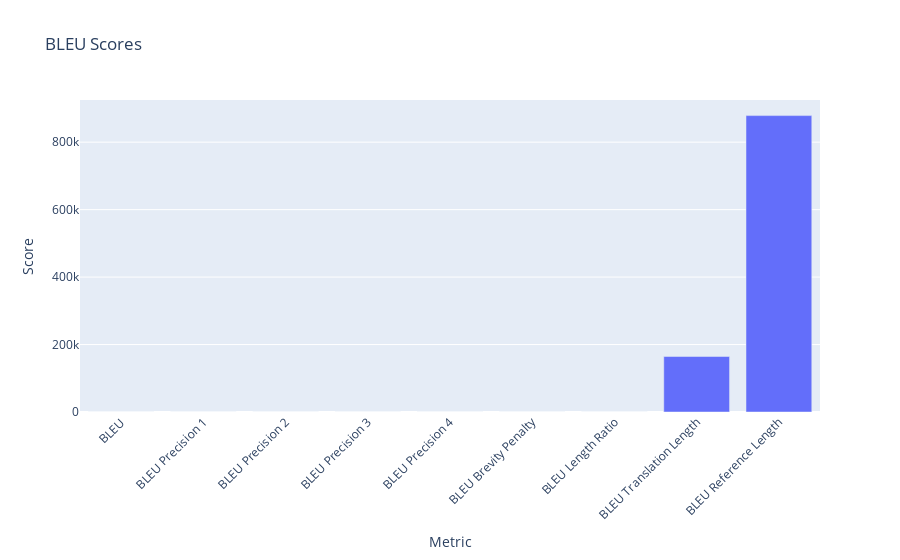
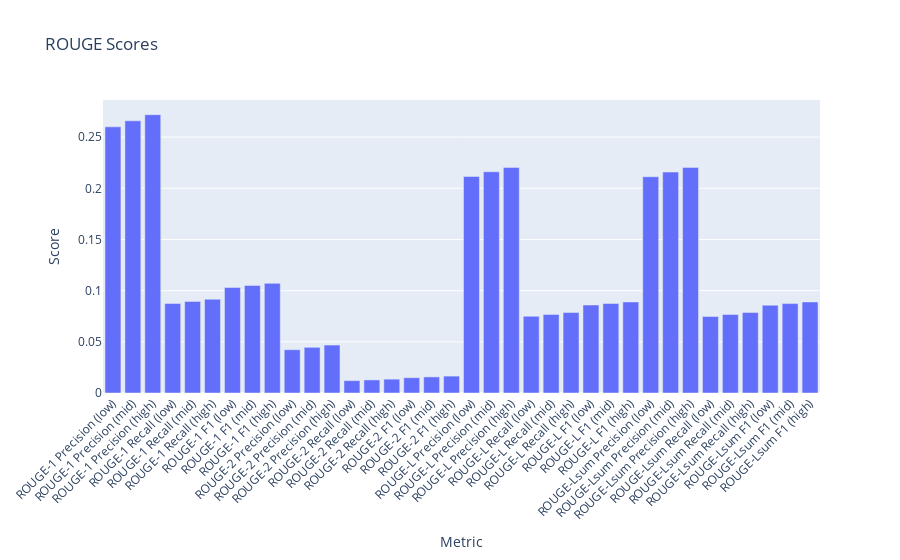
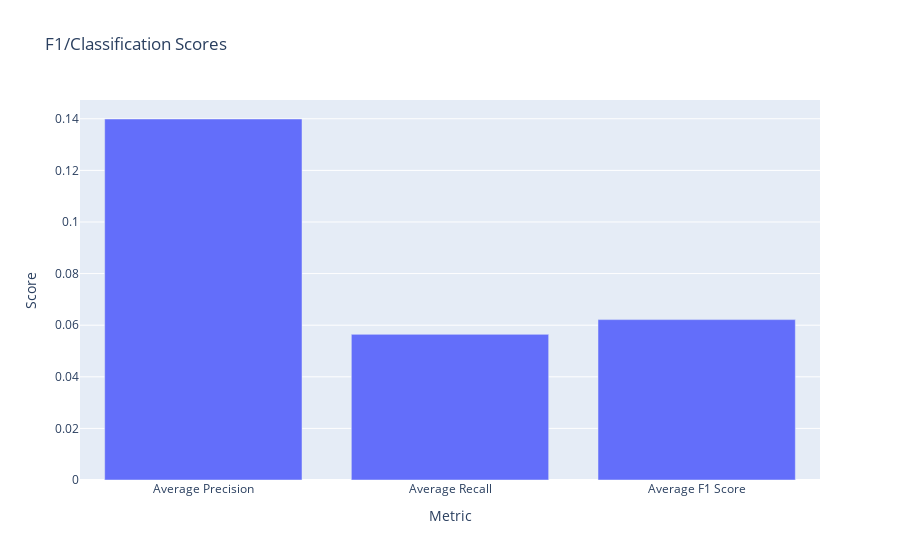

Here is the notebook cell these charts were saved with, in order:
### Markdown cell above
**BLEU Scores**

| Metric                     | Score     |
|----------------------------|-----------|
| BLEU                       | 0.000357  |
| BLEU Precision 1           | 0.263949  |
| BLEU Precision 2           | 0.044002  |
| BLEU Precision 3           | 0.011278  |
| BLEU Precision 4           | 0.004319  |
| BLEU Brevity Penalty       | 0.013010  |
| BLEU Length Ratio          | 0.187196  |
| BLEU Translation Length    | 164505    |
| BLEU Reference Length      | 878787    |

**ROUGE Scores**
| Metric                     | Score     |
|----------------------------|-----------|
| ROUGE-1 Precision (low)    | 0.260035  |
| ROUGE-1 Precision (mid)    | 0.265981  |
| ROUGE-1 Precision (high)   | 0.271980  |
| ROUGE-1 Recall (low)       | 0.087432  |
| ROUGE-1 Recall (mid)       | 0.089521  |
| ROUGE-1 Recall (high)      | 0.091639  |
| ROUGE-1 F1 (low)           | 0.103136  |
| ROUGE-1 F1 (mid)           | 0.105139  |
| ROUGE-1 F1 (high)          | 0.107141  |
| ROUGE-2 Precision (low)    | 0.042287  |
| ROUGE-2 Precision (mid)    | 0.044639  |
| ROUGE-2 Precision (high)   | 0.046854  |
| ROUGE-2 Recall (low)       | 0.012066  |
| ROUGE-2 Recall (mid)       | 0.012767  |
| ROUGE-2 Recall (high)      | 0.013535  |
| ROUGE-2 F1 (low)           | 0.014938  |
| ROUGE-2 F1 (mid)           | 0.015730  |
| ROUGE-2 F1 (high)          | 0.016513  |
| ROUGE-L Precision (low)    | 0.211570  |
| ROUGE-L Precision (mid)    | 0.216162  |
| ROUGE-L Precision (high)   | 0.220437  |
| ROUGE-L Recall (low)       | 0.074967  |
| ROUGE-L Recall (mid)       | 0.076801  |
| ROUGE-L Recall (high)      | 0.078570  |
| ROUGE-L F1 (low)           | 0.085977  |
| ROUGE-L F1 (mid)           | 0.087433  |
| ROUGE-L F1 (high)          | 0.088995  |
| ROUGE-Lsum Precision (low) | 0.211322  |
| ROUGE-Lsum Precision (mid) | 0.215879  |
| ROUGE-Lsum Precision (high)| 0.220419  |
| ROUGE-Lsum Recall (low)    | 0.074760  |
| ROUGE-Lsum Recall (mid)    | 0.076733  |
| ROUGE-Lsum Recall (high)   | 0.078608  |
| ROUGE-Lsum F1 (low)        | 0.085782  |
| ROUGE-Lsum F1 (mid)        | 0.087351  |
| ROUGE-Lsum F1 (high)       | 0.088962  |

**F1/classification scores**
| Metric             | Score     |
|--------------------|-----------|
| Average Precision  | 0.139915  |
| Average Recall     | 0.056444  |
| Average F1 Score   | 0.062160  |

### Code cell
import plotly.graph_objects as go
import plotly.express as px
import plotly.offline as pyo

# Initialize notebook mode
pyo.init_notebook_mode(connected=True)

# BLEU Scores
bleu_scores = {
    "Metric": ["BLEU", "BLEU Precision 1", "BLEU Precision 2", "BLEU Precision 3", "BLEU Precision 4", 
               "BLEU Brevity Penalty", "BLEU Length Ratio", "BLEU Translation Length", "BLEU Reference Length"],
    "Score": [0.000357, 0.263949, 0.044002, 0.011278, 0.004319, 0.013010, 0.187196, 164505, 878787]
}

# ROUGE Scores
rouge_scores = {
    "Metric": ["ROUGE-1 Precision (low)", "ROUGE-1 Precision (mid)", "ROUGE-1 Precision (high)",
               "ROUGE-1 Recall (low)", "ROUGE-1 Recall (mid)", "ROUGE-1 Recall (high)",
               "ROUGE-1 F1 (low)", "ROUGE-1 F1 (mid)", "ROUGE-1 F1 (high)",
               "ROUGE-2 Precision (low)", "ROUGE-2 Precision (mid)", "ROUGE-2 Precision (high)",
               "ROUGE-2 Recall (low)", "ROUGE-2 Recall (mid)", "ROUGE-2 Recall (high)",
               "ROUGE-2 F1 (low)", "ROUGE-2 F1 (mid)", "ROUGE-2 F1 (high)",
               "ROUGE-L Precision (low)", "ROUGE-L Precision (mid)", "ROUGE-L Precision (high)",
               "ROUGE-L Recall (low)", "ROUGE-L Recall (mid)", "ROUGE-L Recall (high)",
               "ROUGE-L F1 (low)", "ROUGE-L F1 (mid)", "ROUGE-L F1 (high)",
               "ROUGE-Lsum Precision (low)", "ROUGE-Lsum Precision (mid)", "ROUGE-Lsum Precision (high)",
               "ROUGE-Lsum Recall (low)", "ROUGE-Lsum Recall (mid)", "ROUGE-Lsum Recall (high)",
               "ROUGE-Lsum F1 (low)", "ROUGE-Lsum F1 (mid)", "ROUGE-Lsum F1 (high)"],
    "Score": [0.260035, 0.265981, 0.271980, 0.087432, 0.089521, 0.091639, 
              0.103136, 0.105139, 0.107141, 0.042287, 0.044639, 0.046854, 
              0.012066, 0.012767, 0.013535, 0.014938, 0.015730, 0.016513, 
              0.211570, 0.216162, 0.220437, 0.074967, 0.076801, 0.078570, 
              0.085977, 0.087433, 0.088995, 0.211322, 0.215879, 0.220419, 
              0.074760, 0.076733, 0.078608, 0.085782, 0.087351, 0.088962]
}

# F1/classification scores
f1_scores = {
    "Metric": ["Average Precision", "Average Recall", "Average F1 Score"],
    "Score": [0.139915, 0.056444, 0.062160]
}

# Plot BLEU Scores
fig_bleu = px.bar(bleu_scores, x="Metric", y="Score", title="BLEU Scores")
fig_bleu.update_layout(xaxis_tickangle=-45)

# Plot ROUGE Scores
fig_rouge = px.bar(rouge_scores, x="Metric", y="Score", title="ROUGE Scores")
fig_rouge.update_layout(xaxis_tickangle=-45)

# Plot F1 Scores
fig_f1 = px.bar(f1_scores, x="Metric", y="Score", title="F1/Classification Scores")

# Show plots
pyo.iplot(fig_bleu)
pyo.iplot(fig_rouge)
pyo.iplot(fig_f1)

### Figure 1 — Plotly figure (JSON) as saved in the notebook; plotly's stock layout.template omitted (floating-point values rounded to 4 significant figures)
{"data": [{"alignmentgroup": "True", "hovertemplate": "Metric=%{x}<br>Score=%{y}<extra></extra>", "legendgroup": "", "marker": {"color": "#636efa", "pattern": {"shape": ""}}, "name": "", "offsetgroup": "", "orientation": "v", "showlegend": false, "textposition": "auto", "type": "bar", "x": ["BLEU", "BLEU Precision 1", "BLEU Precision 2", "BLEU Precision 3", "BLEU Precision 4", "BLEU Brevity Penalty", "BLEU Length Ratio", "BLEU Translation Length", "BLEU Reference Length"], "xaxis": "x", "y": [0.000357, 0.2639, 0.044, 0.01128, 0.004319, 0.01301, 0.1872, 164505, 878787], "yaxis": "y"}], "layout": {"barmode": "relative", "legend": {"tracegroupgap": 0}, "title": {"text": "BLEU Scores"}, "xaxis": {"anchor": "y", "domain": [0, 1], "tickangle": -45, "title": {"text": "Metric"}}, "yaxis": {"anchor": "x", "domain": [0, 1], "title": {"text": "Score"}}}}

### Figure 2 — Plotly figure (JSON) as saved in the notebook; plotly's stock layout.template omitted (floating-point values rounded to 4 significant figures)
{"data": [{"alignmentgroup": "True", "hovertemplate": "Metric=%{x}<br>Score=%{y}<extra></extra>", "legendgroup": "", "marker": {"color": "#636efa", "pattern": {"shape": ""}}, "name": "", "offsetgroup": "", "orientation": "v", "showlegend": false, "textposition": "auto", "type": "bar", "x": ["ROUGE-1 Precision (low)", "ROUGE-1 Precision (mid)", "ROUGE-1 Precision (high)", "ROUGE-1 Recall (low)", "ROUGE-1 Recall (mid)", "ROUGE-1 Recall (high)", "ROUGE-1 F1 (low)", "ROUGE-1 F1 (mid)", "ROUGE-1 F1 (high)", "ROUGE-2 Precision (low)", "ROUGE-2 Precision (mid)", "ROUGE-2 Precision (high)", "ROUGE-2 Recall (low)", "ROUGE-2 Recall (mid)", "ROUGE-2 Recall (high)", "ROUGE-2 F1 (low)", "ROUGE-2 F1 (mid)", "ROUGE-2 F1 (high)", "ROUGE-L Precision (low)", "ROUGE-L Precision (mid)", "ROUGE-L Precision (high)", "ROUGE-L Recall (low)", "ROUGE-L Recall (mid)", "ROUGE-L Recall (high)", "ROUGE-L F1 (low)", "ROUGE-L F1 (mid)", "ROUGE-L F1 (high)", "ROUGE-Lsum Precision (low)", "ROUGE-Lsum Precision (mid)", "ROUGE-Lsum Precision (high)", "ROUGE-Lsum Recall (low)", "ROUGE-Lsum Recall (mid)", "ROUGE-Lsum Recall (high)", "ROUGE-Lsum F1 (low)", "ROUGE-Lsum F1 (mid)", "ROUGE-Lsum F1 (high)"], "xaxis": "x", "y": [0.26, 0.266, 0.272, 0.08743, 0.08952, 0.09164, 0.1031, 0.1051, 0.1071, 0.04229, 0.04464, 0.04685, 0.01207, 0.01277, 0.01354, 0.01494, 0.01573, 0.01651, 0.2116, 0.2162, 0.2204, 0.07497, 0.0768, 0.07857, 0.08598, 0.08743, 0.089, 0.2113, 0.2159, 0.2204, 0.07476, 0.07673, 0.07861, 0.08578, 0.08735, 0.08896], "yaxis": "y"}], "layout": {"barmode": "relative", "legend": {"tracegroupgap": 0}, "title": {"text": "ROUGE Scores"}, "xaxis": {"anchor": "y", "domain": [0, 1], "tickangle": -45, "title": {"text": "Metric"}}, "yaxis": {"anchor": "x", "domain": [0, 1], "title": {"text": "Score"}}}}

### Figure 3 — Plotly figure (JSON) as saved in the notebook; plotly's stock layout.template omitted (floating-point values rounded to 4 significant figures)
{"data": [{"alignmentgroup": "True", "hovertemplate": "Metric=%{x}<br>Score=%{y}<extra></extra>", "legendgroup": "", "marker": {"color": "#636efa", "pattern": {"shape": ""}}, "name": "", "offsetgroup": "", "orientation": "v", "showlegend": false, "textposition": "auto", "type": "bar", "x": ["Average Precision", "Average Recall", "Average F1 Score"], "xaxis": "x", "y": [0.1399, 0.05644, 0.06216], "yaxis": "y"}], "layout": {"barmode": "relative", "legend": {"tracegroupgap": 0}, "title": {"text": "F1/Classification Scores"}, "xaxis": {"anchor": "y", "domain": [0, 1], "title": {"text": "Metric"}}, "yaxis": {"anchor": "x", "domain": [0, 1], "title": {"text": "Score"}}}}
